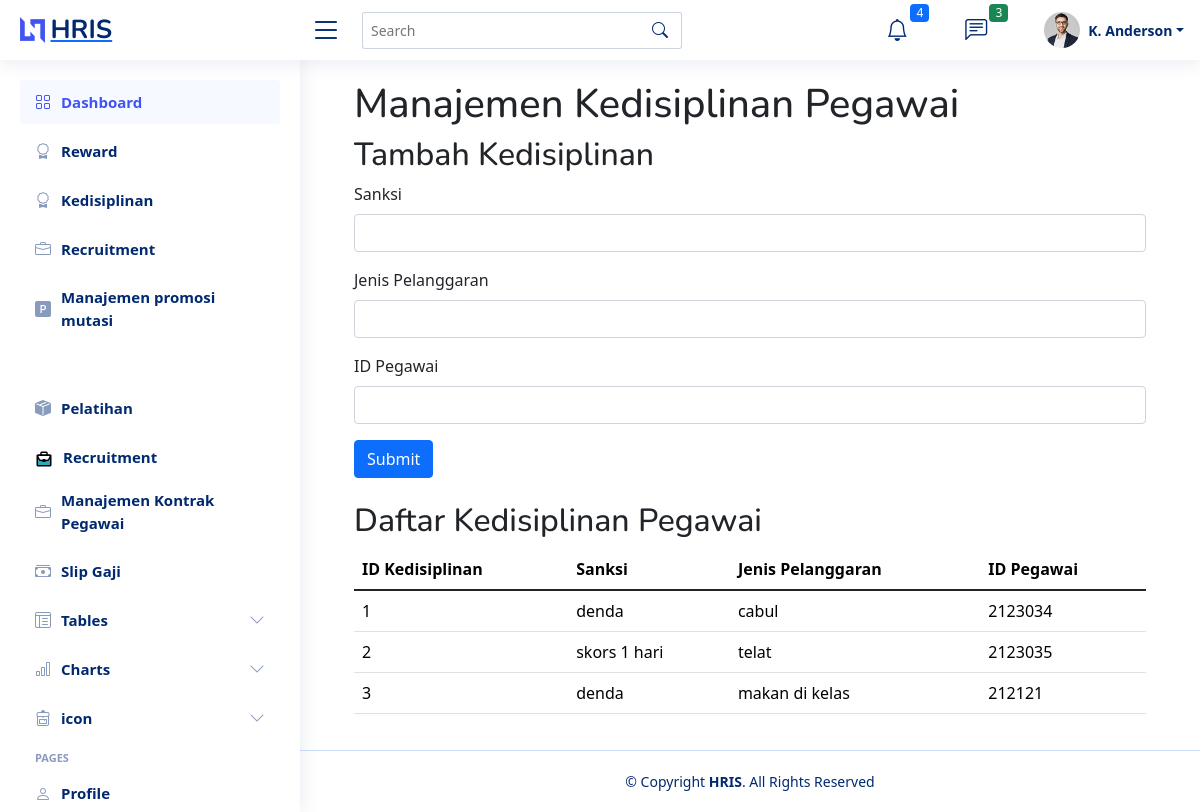
/kedisiplinan/index.php, run on the app's committed database.
### tables this page shows
CREATE TABLE `kedisiplinan` (
  `id_kedisiplinan` int NOT NULL,
  `sanksi` varchar(255) NOT NULL,
  `jenis_pelanggaran` varchar(255) NOT NULL,
  `id_peg` int NOT NULL
);

### kedisiplinan/index.php (the view)
<?php
include '../template/header.php';
include '../template/sidebar.php';
include '../connection.php';
function getKedisiplinanData() {
    global $conn;
    $result = $conn->query("SELECT * FROM `kedisiplinan`");
    if ($result) {
        return $result->fetch_all(MYSQLI_ASSOC);
    } else {
        return [];
    }
}
$kedisiplinan_data = getKedisiplinanData();
?>
<main id="main" class="main">
    <div class="container">
        <h1>Manajemen Kedisiplinan Pegawai</h1>
        <h2>Tambah Kedisiplinan</h2>
        <form method="post" action="submit_kedisiplinan.php">
            <div class="mb-3">
                <label for="sanksi" class="form-label">Sanksi</label>
                <input type="text" class="form-control" id="sanksi" name="sanksi" required>
            </div>
            <div class="mb-3">
                <label for="jenis_pelanggaran" class="form-label">Jenis Pelanggaran</label>
                <input type="text" class="form-control" id="jenis_pelanggaran" name="jenis_pelanggaran" required>
            </div>
            <div class="mb-3">
                <label for="id_peg" class="form-label">ID Pegawai</label>
                <input type="number" class="form-control" id="id_peg" name="id_peg" required>
            </div>
            <button type="submit" class="btn btn-primary">Submit</button>
        </form>
        <h2 class="mt-4">Daftar Kedisiplinan Pegawai</h2>
        <table class="table">
            <thead>
                <tr>
                    <th>ID Kedisiplinan</th>
                    <th>Sanksi</th>
                    <th>Jenis Pelanggaran</th>
                    <th>ID Pegawai</th>
                </tr>
            </thead>
            <tbody>
                <?php foreach ($kedisiplinan_data as $row): ?>
                    <tr>
                        <td><?= $row['id_kedisiplinan'] ?></td>
                        <td><?= $row['sanksi'] ?></td>
                        <td><?= $row['jenis_pelanggaran'] ?></td>
                        <td><?= $row['id_peg'] ?></td>
                    </tr>
                <?php endforeach; ?>
            </tbody>
        </table>
    </div>
</main>
<?php
include '../template/footer.php';
?>

### assets/css/style.css (style rules this page uses)
:root { scroll-behavior: smooth; }
body { font-family: "Open Sans", sans-serif; background: #f6f9ff; color: #444444; }
h1, h2, h3, h4, h5, h6 { font-family: "Nunito", sans-serif; }
#main { margin-top: 60px; padding: 20px 30px; transition: all 0.3s; }
@media (min-width: 1200px) { #main, #footer { margin-left: 300px; } }

### data on the page
kedisiplinan: id_kedisiplinan "1", sanksi "denda", jenis_pelanggaran "cabul", id_peg "2123034"
kedisiplinan: id_kedisiplinan "2", sanksi "skors 1 hari", jenis_pelanggaran "telat", id_peg "2123035"
kedisiplinan: id_kedisiplinan "3", sanksi "denda", jenis_pelanggaran "makan di kelas", id_peg "212121"
